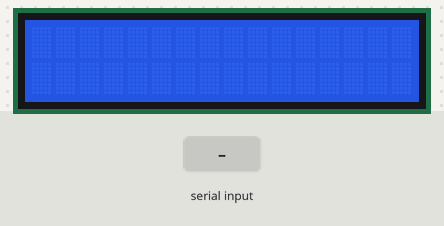
The sketch below on a simulated Arduino Uno, built with avr-gcc and run on an emulated ATmega328P. On the bench: 16×2 character LCD. The inputs (shaded band) are chosen by the test bench.

Above: at 1.2 s.
1.3 s: "1\n" received over Serial
At 2.3 s:
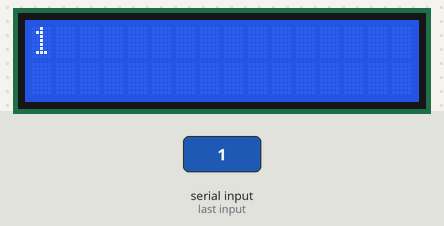
2.8 s: "0\n" received over Serial
At 3.5 s:
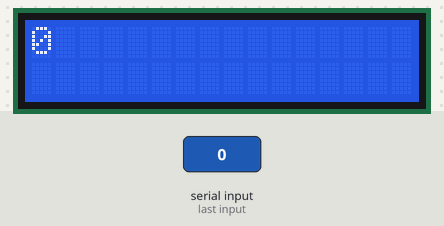
Timing chart, 0 to 5.8 s (numbered marks = the images above; inputs shaded):
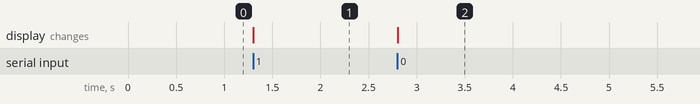

Measured:
- after the input at 1.3 s, the display: changes at once (image 1)
- after the input at 2.8 s, the display: changes at once (image 2)

The sketch:

lab5.ino
```cpp
#include <LiquidCrystal.h>

const int RS = 12,
          enable = 11,
          d4 = 5,
          d5 = 4,
          d6 = 3,
          d7 = 2,
          trig = 8,
          echo = 7;

LiquidCrystal lcd(RS, enable, d4, d5, d6, d7);

long duration = 0;
float distance = 0;
String incomingString = "";

void setup() {
  // put your setup code here, to run once:
  lcd.begin(16, 2);
  // lcd.print("Hello world");

  pinMode(trig, OUTPUT);
  pinMode(echo, INPUT);

  Serial.begin(9600);
}

void loop() {
  // put your main code here, to run repeatedly:
  // lcd.setCursor(0, 1);

//  lcd.scrollDisplayLeft();
//  delay(500);
//
//  digitalWrite(trig, LOW);
//  delayMicroseconds(2);
//  digitalWrite(trig, HIGH);
//  delayMicroseconds(10);
//  digitalWrite(trig, LOW);
//
//  duration = pulseIn(echo, HIGH);
//  float readDistance = duration * 0.034 / 2;
//
//  if (readDistance <= 50) {
//    distance = readDistance;
//  }
//
//  Serial.println(distance);
//  lcd.setCursor(0, 1);
//  lcd.clear();
//  lcd.print(distance);
//
//  delay(500);
    if (Serial.available() > 0) {
      byte incomingByte = Serial.read();

      if (incomingByte == 10) {
        lcd.clear();
        lcd.print(incomingString);
        incomingString = "";
      }
      else {
        incomingString += char(incomingByte);
      }
    }

//    Serial.read();

}
```
